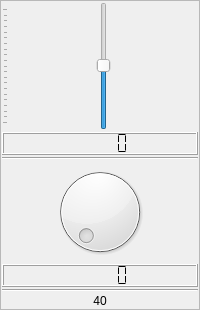
                     <widget class="QFrame" name="verticalFrame_2">
                      <property name="minimumSize">
                       <size>
                        <width>0</width>
                        <height>0</height>
                       </size>
                      </property>
                      <property name="frameShape">
                       <enum>QFrame::StyledPanel</enum>
                      </property>
                      <layout class="QVBoxLayout" name="verticalLayout_2">
                       <property name="spacing">
                        <number>2</number>
                       </property>
                       <property name="leftMargin">
                        <number>1</number>
                       </property>
                       <property name="topMargin">
                        <number>1</number>
                       </property>
                       <property name="rightMargin">
                        <number>1</number>
                       </property>
                       <property name="bottomMargin">
                        <number>1</number>
                       </property>
                       <item>
                        <widget class="QSlider" name="eq_sld_2">
                         <property name="sizePolicy">
                          <sizepolicy hsizetype="Preferred" vsizetype="Expanding">
                           <horstretch>0</horstretch>
                           <verstretch>0</verstretch>
                          </sizepolicy>
                         </property>
                         <property name="minimumSize">
                          <size>
                           <width>0</width>
                           <height>128</height>
                          </size>
                         </property>
                         <property name="minimum">
                          <number>-300</number>
                         </property>
                         <property name="maximum">
                          <number>300</number>
                         </property>
                         <property name="singleStep">
                          <number>10</number>
                         </property>
                         <property name="value">
                          <number>1</number>
                         </property>
                         <property name="orientation">
                          <enum>Qt::Vertical</enum>
                         </property>
                         <property name="tickPosition">
                          <enum>QSlider::TicksAbove</enum>
                         </property>
                         <property name="tickInterval">
                          <number>30</number>
                         </property>
                        </widget>
                       </item>
                       <item>
                        <widget class="QLCDNumber" name="lcdNumber_73">
                         <property name="smallDecimalPoint">
                          <bool>true</bool>
                         </property>
                         <property name="segmentStyle">
                          <enum>QLCDNumber::Flat</enum>
                         </property>
                        </widget>
                       </item>
                       <item>
                        <widget class="Line" name="line_53">
                         <property name="orientation">
                          <enum>Qt::Horizontal</enum>
                         </property>
                        </widget>
                       </item>
                       <item>
                        <widget class="QDial" name="dial_2">
                         <property name="maximumSize">
                          <size>
                           <width>16777215</width>
                           <height>16777215</height>
                          </size>
                         </property>
                         <property name="minimum">
                          <number>1</number>
                         </property>
                         <property name="maximum">
                          <number>500</number>
                         </property>
                         <property name="singleStep">
                          <number>10</number>
                         </property>
                        </widget>
                       </item>
                       <item>
                        <widget class="QLCDNumber" name="lcdNumber_31">
                         <property name="smallDecimalPoint">
                          <bool>true</bool>
                         </property>
                         <property name="segmentStyle">
                          <enum>QLCDNumber::Flat</enum>
                         </property>
                        </widget>
                       </item>
                       <item>
                        <widget class="Line" name="line_2">
                         <property name="orientation">
                          <enum>Qt::Horizontal</enum>
                         </property>
                        </widget>
                       </item>
                       <item>
                        <widget class="QLabel" name="label_4">
                         <property name="text">
                          <string>40</string>
                         </property>
                         <property name="scaledContents">
                          <bool>true</bool>
                         </property>
                         <property name="alignment">
                          <set>Qt::AlignCenter</set>
                         </property>
                        </widget>
                       </item>
                      </layout>
                     </widget>
